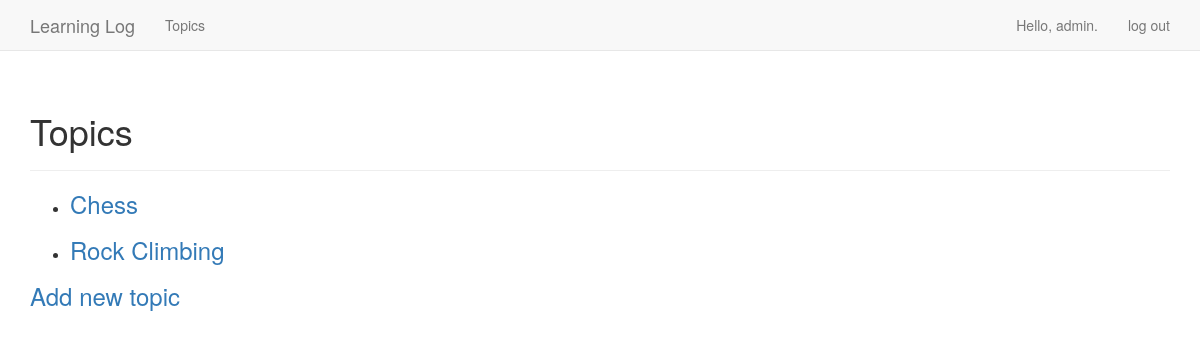
Page /topics/ (signed in) on the earlier database version.
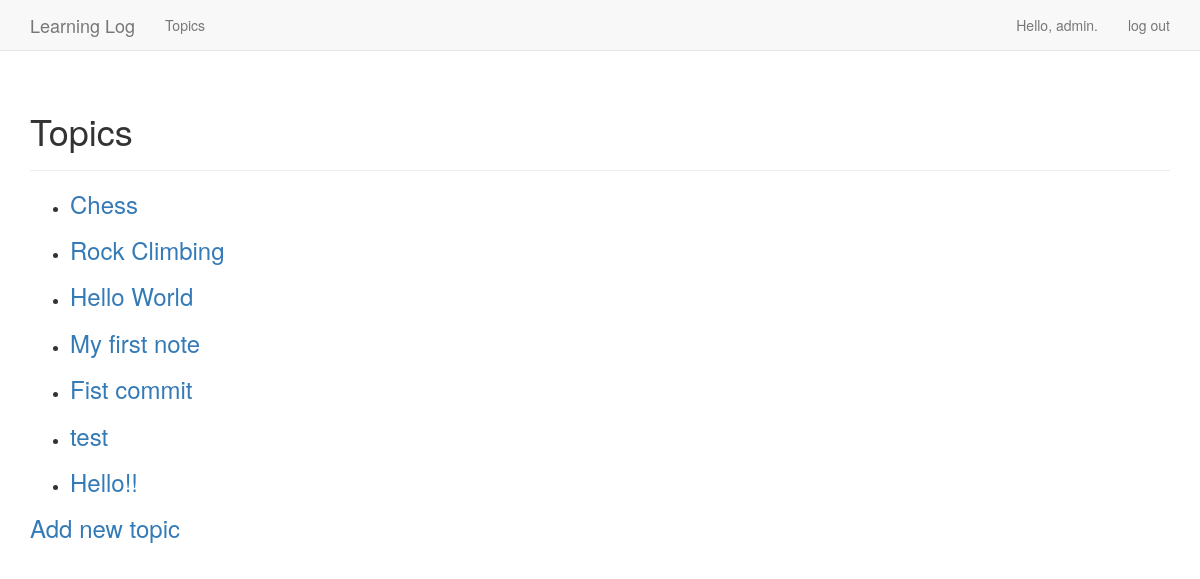
Same page on the later database version.
### learning_logs/models.py (models this page shows)
class Topic(models.Model):
    text = models.CharField(max_length=200)
    alters_data = models.DateTimeField(auto_now_add=True)
    owner = models.ForeignKey(User,on_delete=models.CASCADE)
    def __str__(self):
        return self.text

### learning_logs/views.py (the view)
# urls.py: url(r'^topics/$', views.topics, name='topics'),
@login_required
def topics(request):
    topics = Topic.objects.filter(owner=request.user).order_by('alters_data')
    context = {'topics':topics}
    return  render(request,'learning_logs/topics.html',context)

### learning_logs/templates/learning_logs/topics.html
{% extends "learning_logs/base.html" %}
{% block header %}
    <h1>Topics</h1>
{% endblock header %}
{% block content %}
    <ul>
        {% for topic in topics %}
            <li>
                <h3>
                    <a href="{% url 'topic' topic.id %}">{{ topic }}</a>
                </h3>
            </li>
        {% empty %}
            <li>No topics have been added yet.</li>
        {% endfor %}
    </ul>
    <h3><a href="{% url 'new_topic' %}">Add new topic</a></h3>
{% endblock content %}

Differences in the rows shown:
added Topic: text "Hello World"
added Topic: text "My first note"
added Topic: text "Fist commit"
added Topic: text "test"
added Topic: text "Hello!!"
